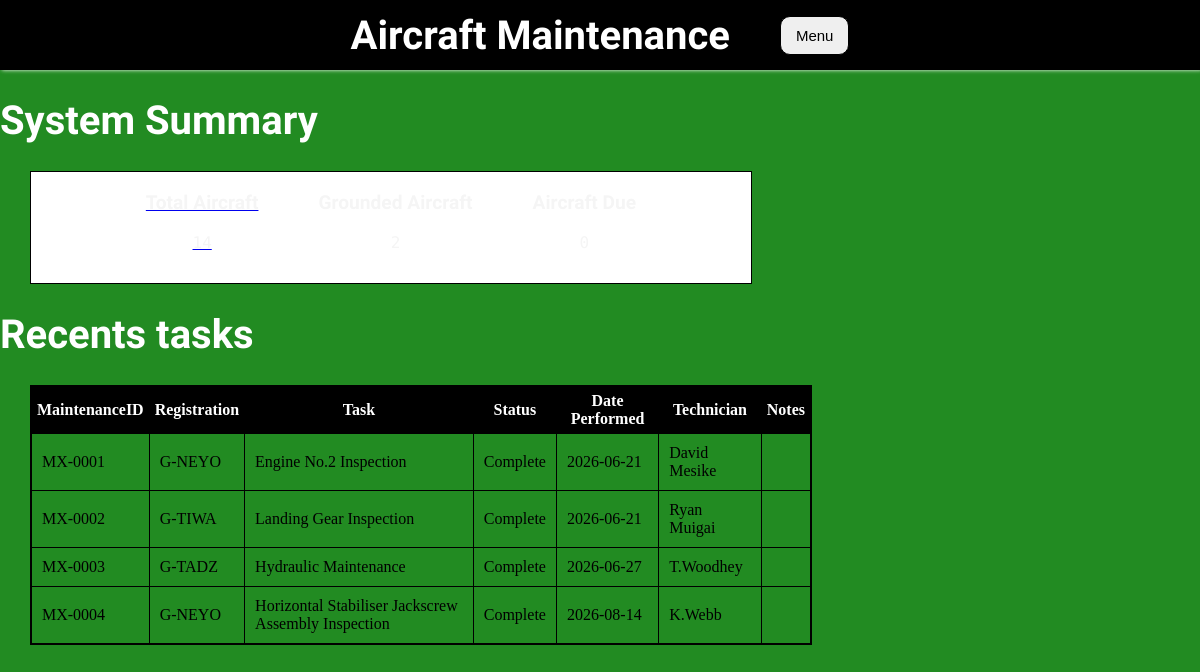
The page / on the database its author committed.
### tables this page shows
CREATE TABLE Maintenance(
        MaintenanceID TEXT PRIMARY KEY,
        Registration TEXT,
        Task TEXT,
        Status TEXT,
        DatePerformed TEXT,
        Technician TEXT,
        Notes TEXT,
        FOREIGN KEY (Registration) REFERENCES Aircraft(Registration));

### app.py (the view)
@app.route("/") #This route is for the home page
def home():
  with sqlite3.connect("aircrafts.db") as conn:
    conn.row_factory = sqlite3.Row
    cursor = conn.cursor()
    cursor.execute("SELECT COUNT(*) FROM Aircraft")
    total_aircraft = cursor.fetchone()[0]
    cursor.execute("SELECT COUNT(*) FROM Aircraft WHERE Status ='Grounded'")
    grounded_Aircraft = cursor.fetchone()[0]
    cursor.execute("SELECT * FROM Maintenance DESC LIMIT 10")
    recentTasks = cursor.fetchall()
    return render_template(
      "home.htm",
      total_aircraft=total_aircraft,
      grounded_Aircraft=grounded_Aircraft,
      recentTasks=recentTasks
    )

### templates/home.htm (shortened to what this page needs)
<!DOCTYPE html>
<html lang="en">
<head>
<link rel="stylesheet" href="{{ url_for('static', filename='home.css') }}">
</head>
<body>
    <div class = "navbar">
        <h1>Aircraft Maintenance</h1>
        <div class="dropdown">
            <button>Menu</button>
        </div>
    </div>
        <h1> System Summary</h1>
    <div class="overview">
       <a href="{{ url_for('aircraft')}}" class="card-a"> <div >
            <p class="head">Total Aircraft</p>
            <p class="info">{{ total_aircraft }}</p>
        </div></a>
        <div class="card-a">
            <p class="head"> Grounded Aircraft</p>
            <p class="info">{{ grounded_Aircraft }}</p>
        </div>
        <div class="card-a">
            <p class="head">Aircraft Due</p>
            <p class="info">0</p>
        </div>
    </div>
    <div class="recent-tasks">
        <h1>Recents tasks </h1>
        <div class="table-data">
        <table >
            <tr class="table-head">
                <th>MaintenanceID</th>
                <th>Registration</th>
                <th>Task</th>
                <th>Status</th>
                <th>Date Performed</th>
                <th>Technician</th>
                <th>Notes</th>
            </tr>
            {% for task in recentTasks %}
            <tr>
                <td>{{ task['MaintenanceID'] }}</td>
                <td>{{ task['Registration'] }}</td>
                <td>{{ task['Task'] }}</td>
                <td>{{ task['Status'] }}</td>
                <td>{{ task['DatePerformed'] }}</td>
                <td>{{ task['Technician'] }}</td>
                <td>{{ task['Note'] }}</td>
            </tr>
            {% endfor %}
        </table>
        </div>
    </div>
</body>
</html>

### static/home.css (style rules this page uses)
body { background-color: forestgreen; margin: 0; box-sizing: border-box; }
.navbar { background-color: black; height: 70px; box-shadow: 2px 0px 4px white; width: 100%; display: flex; justify-content: center; gap: 50px; align-items: center; }
.dropdown button { position: relative; padding: 10px 15px; font-size: 15px; border: 1px solid black; border-radius: 10px; }
.overview { border:1px solid black; display:flex; gap: 60px; justify-content: center; width: 60%; background-color: white; margin-left: 30px; padding-bottom: 15px; }
.head { font-size: larger; color: whitesmoke; text-align: center; font-family: "Titillium Web", sans-serif; font-weight: 700; font-style: normal; }
.info { color: whitesmoke; text-align: center; font-family: "Share Tech Mono", monospace; font-weight: 400; font-style: normal; }
h1 { font-family: "orbitron", sans-serif; font-size: 40px; font-weight: 900px; color: white; }
.table-data { border: 1px solid black; width: 65%; margin-left: 30px; }
table { width: 100%; border-collapse: collapse; }
th { border: 1px solid black; padding:5px; background-color: black; color: white; }
td { border: 1px solid black; padding: 10px; }

### rows shown on the page
Maintenance: MaintenanceID "MX-0001", Registration "G-NEYO", Task "Engine No.2 Inspection", Status "Complete", DatePerformed "2026-06-21", Technician "David Mesike"
Maintenance: MaintenanceID "MX-0002", Registration "G-TIWA", Task "Landing Gear Inspection", Status "Complete", DatePerformed "2026-06-21", Technician "Ryan Muigai"
Maintenance: MaintenanceID "MX-0003", Registration "G-TADZ", Task "Hydraulic Maintenance", Status "Complete", DatePerformed "2026-06-27", Technician "T.Woodhey"
Maintenance: MaintenanceID "MX-0004", Registration "G-NEYO", Task "Horizontal Stabiliser Jackscrew Assembly Inspection", Status "Complete", DatePerformed "2026-08-14", Technician "K.Webb"

### other values the page prints
{{ total_aircraft }} "14"
